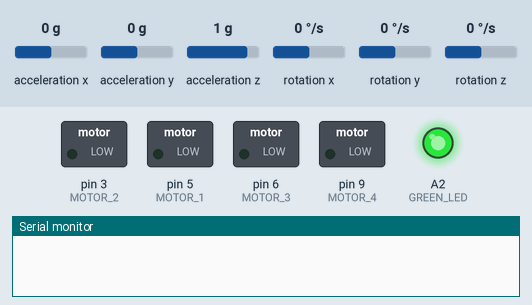
The sketch below on a simulated Arduino Uno, built with avr-gcc and run on an emulated ATmega328P. Parts: switched loads named in the sketch (green lamp = pin HIGH), output pins drawn as LEDs (lit = HIGH), the last lines printed to the serial monitor. Dashed ring = blinking. The test bench sets the inputs (shaded band); at power-on: rotation x 0 °/s, acceleration x 0 g, acceleration y 0 g, acceleration z 1 g, rotation y 0 °/s, rotation z 0 °/s.

Above: at 0.1 s.
At 2.2 s:
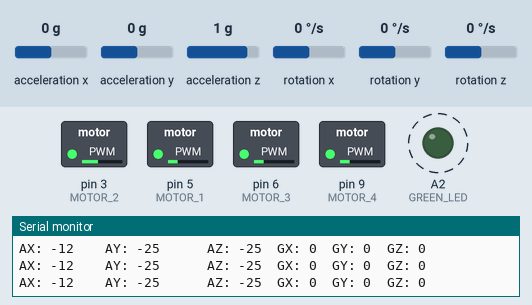
2.3 s: rotation x set to -192 °/s
Timing chart, 0 to 11.3 s (numbered marks = the images above; inputs shaded):
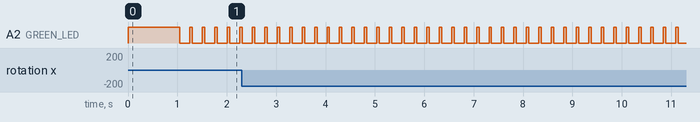

The sketch:

FourCopter.ino
```cpp
#include "Wire.h"
#include "LSM303.h"
#include "L3G.h"

// Pins for the two status LEDs
#define GREEN_LED A2
#define RED_LED -1


// Pin definitions for the four DRV8833 PWM motor channels.
#define MOTOR_1 5
#define MOTOR_2 3
#define MOTOR_3 6
#define MOTOR_4 9

// Time in milliseconds to wait between flashing the default LED when blinkLED() is called.
#define DEFAULT_BLINK_INTERVAL 500

// Time in seconds the accelerometer data will be smoothed over, and amount of time gyro is trusted (approx.)
#define FILTER_TIME_CONSTANT .99f

#define AX_CORRECTION 12
#define AY_CORRECTION 25
#define AZ_CORRECTION 25

// Proportional Integral Derivative algorithm gains
#define ANGLE_PID_P_GAIN 2.9f
#define ANGLE_PID_I_GAIN 0.0f//.0002f
#define ANGLE_PID_D_GAIN 0.03f//.2f
#define RATE_PID_P_GAIN 0.05f
#define RATE_PID_I_GAIN 0.0001f
#define RATE_PID_D_GAIN 0.0f

#define MIN_LIFTOFF_THROTTLE 50

L3G gyro;
LSM303 compass;

float target_pitch = 0, target_roll = 0, target_yaw = 0;
float current_pitch = 0, current_roll = 0, current_yaw = 0;
float pitch_error_integrator = 0, roll_error_integrator = 0;
float pitch_rate_error_integrator = 0, roll_rate_error_integrator = 0;

float target_pitch_rate = 0, target_roll_rate = 0, target_yaw_rate = 0;

float ax, ay, az, gx, gy, gz;
float last_gx = 0, last_gy = 0, last_gz = 0;

// Offsets used to steer the quad. Increasing pitch bias will cause
// positive torque around the pitch axis
int pitch_motor_bias = 0, roll_motor_bias = 0, yaw_motor_bias = 0;

// Motor outputs will be set to throttle value +/- the bias values above
int throttle = 0;

long dT = 0;
long lastMicros;

int printCounter = 0;
int throttleCounter = 0;
int pauseTimer = 0;
// Stores the current PWM values for each motor starting with 1 and ending with 4
// Any time analogWrite is called on one of the motor pins, this array should be updated
// so that a call to get the current motor output value will return the correct value.
int MOTOR_OUTPUTS[4] = { 0, 0, 0, 0 };

boolean motors_enabled = false;


void setup()
{
	pinMode(GREEN_LED, OUTPUT);
	if (RED_LED > 0)
	{
		pinMode(RED_LED, OUTPUT);
	}

	pinMode(MOTOR_1, OUTPUT);
	pinMode(MOTOR_2, OUTPUT);
	pinMode(MOTOR_3, OUTPUT);
	pinMode(MOTOR_4, OUTPUT);

	LedTest();
	Wire.begin();
	gyro.init();
	//compass.init();
	Serial.begin(9600);

	//MotorTest(100);
	gyro.enableDefault();
	//compass.enableDefault();
	enableMotors();
	Thrust(60);
	setMotor(2, 100);
	lastMicros = micros();
}

void loop()
{


	// Read data from the gyro and accelerometer
	gyro.read();
	//compass.read();
	/*
	long currentMicros = micros();
	dT = currentMicros - lastMicros;
	lastMicros = currentMicros;

	calculateOrientation();
	doPID();

	if (current_pitch < 1 && current_pitch > -1 && current_roll > -1 && current_roll < 1)
	{
		digitalWrite(GREEN_LED, HIGH);
		digitalWrite(RED_LED, LOW);
	}
	else if (current_pitch > 20 || current_pitch < -20)
	{
		digitalWrite(GREEN_LED, LOW);
		digitalWrite(RED_LED, HIGH);
		motors_enabled = false;
	}
	else
	{
		digitalWrite(GREEN_LED, LOW);
		digitalWrite(RED_LED, LOW);
	}
	*/
	printGyroAndCompassData();
	blinkLed(1, 200);
}

void doPID()
{
	int pitch_error = current_pitch - target_pitch;
	int roll_error = current_roll - target_roll;

	pitch_error_integrator += pitch_error;
	roll_error_integrator += roll_error;

	int pitchCorrection = (pitch_error * ANGLE_PID_P_GAIN) + (pitch_error_integrator * ANGLE_PID_I_GAIN) + (ax * ANGLE_PID_D_GAIN);
	int rollCorrection = (roll_error * ANGLE_PID_P_GAIN) + (roll_error_integrator * ANGLE_PID_I_GAIN) + (ay * ANGLE_PID_D_GAIN);

	target_pitch_rate = pitchCorrection;
	target_roll_rate = -rollCorrection;

	int pitch_rate_error =  target_pitch_rate - gy;
	int roll_rate_error =   gx - target_roll_rate;
	int yaw_rate_error = target_yaw_rate - gz;

	// Prevent integration of error if the copter is not airborn, otherwise
	// if the quad is not perfectly level when landed it will veer off course
	// once minimum takeoff throttle is reached
	if (throttle >= MIN_LIFTOFF_THROTTLE)
	{
		pitch_rate_error_integrator += pitch_rate_error;
		roll_rate_error_integrator += roll_rate_error;
	}


	int dgx = (gx - last_gx) / dT;
	int dgy = (gy - last_gy) / dT;
	int dgz = (gz - last_gz) / dT;

	int pitchRateCorrection = (pitch_rate_error * RATE_PID_P_GAIN) + (pitch_rate_error_integrator * RATE_PID_D_GAIN) + (dgx - RATE_PID_D_GAIN);
	int rollRateCorrection = (roll_rate_error * RATE_PID_P_GAIN) + (roll_rate_error_integrator * RATE_PID_D_GAIN) + (dgy - RATE_PID_D_GAIN);
	int yawRateCorrection = (yaw_rate_error * RATE_PID_P_GAIN);
	setMotorBias(pitchRateCorrection, rollRateCorrection, yawRateCorrection);
}

void calculateOrientation()
{


	// The gyro and accelerometer data in raw form has 4 unused bits, dividing by 16 yeilds
	// the value in milli-degrees and milli-g's.
	 ax = (compass.a.x / 16) - AX_CORRECTION;
	 ay = (compass.a.y / 16) - AY_CORRECTION;
	 az = (compass.a.z / 16) - AZ_CORRECTION;
	 gx = gyro.g.x / 16;
	 gy = gyro.g.y / 16;
	 gz = gyro.g.z / 16;


	float accelerometer_pitch_estimate = RAD_TO_DEG * asin(ax / 1000);
	if (isnan(accelerometer_pitch_estimate))
		accelerometer_pitch_estimate = 90;

	float accelerometer_roll_estimate = RAD_TO_DEG * asin(ay / 1000);
	if (isnan(accelerometer_roll_estimate))
		accelerometer_roll_estimate = 90;

	float gyro_pitch_estimate = current_pitch + (gx * dT / 1000000000);
	float gyro_roll_estimate = current_roll + (gy * dT /   1000000000);

	current_roll = FILTER_TIME_CONSTANT * gyro_roll_estimate;
	current_roll += (1.0f - FILTER_TIME_CONSTANT) * accelerometer_roll_estimate;

	current_pitch = FILTER_TIME_CONSTANT * gyro_pitch_estimate;
	current_pitch += (1.0f - FILTER_TIME_CONSTANT) * accelerometer_pitch_estimate;

	bool print = false;
	if (printCounter > 100 && print)
	{
		Serial.print("Pitch: ");
		Serial.print(current_pitch);
		Serial.print("Roll: ");
		Serial.println(current_roll);
		printCounter = 0;
	}
	else printCounter++;

}

void setMotorBias(int pitchBias, int rollBias, int yawBias)
{
	if (throttle > MIN_LIFTOFF_THROTTLE)
	{
		pitch_motor_bias = pitchBias;
		roll_motor_bias = rollBias;

		int motor1out = throttle - pitchBias + rollBias + yawBias;
		int motor2out = throttle + pitchBias + rollBias - yawBias;
		int motor3out = throttle + pitchBias - rollBias + yawBias;
		int motor4out = throttle - pitchBias - rollBias - yawBias;

		motor1out = max(min(motor1out, 254), 0);
		motor2out = max(min(motor2out, 254), 0);
		motor3out = max(min(motor3out, 254), 0);
		motor4out = max(min(motor4out, 254), 0);

		setMotor(1, motor1out);
		setMotor(2, motor2out);
		setMotor(3, motor3out);
		setMotor(4, motor4out);
	}
}


int getIntInRange(int integer, int lower, int upper)
{
	return max(min(integer, upper), lower);
}

void printGyroAndCompassData()
{
	Serial.print("AX: ");
	Serial.print((compass.a.x / 16) - AX_CORRECTION);
	Serial.print("\t\tAY: ");
	Serial.print((compass.a.y / 16) - AY_CORRECTION);
	Serial.print("\t\t  AZ: ");
	Serial.print((compass.a.z / 16)- AZ_CORRECTION);
	Serial.print("\tGX: ");
	Serial.print(gyro.g.x / 16);
	Serial.print("\tGY: ");
	Serial.print(gyro.g.y / 16);
	Serial.print("\tGZ: ");
	Serial.println(gyro.g.z / 16);
}

// This method should be called, rather than analogWrite, when
// the current PWM value of one of the motors is to be set.
void setMotor(int motor, int value)
{
	// check to make sure method is being called on one of the 4 motors
	if (motor > 4 || motor < 1)
		return;

	MOTOR_OUTPUTS[motor - 1] = value;

	switch (motor)
	{
		case 1:
			analogWrite(MOTOR_1, value);
			break;
		case 2:
			analogWrite(MOTOR_2, value);
			break;
		case 3:
			analogWrite(MOTOR_3, value);
			break;
		case 4:
			analogWrite(MOTOR_4, value);
			break;
	}

}

void setTargetPitch(float degrees)
{
	target_pitch = degrees;
}

void setTargetRoll(float degrees)
{
	target_roll = degrees;
}

void setTargetYaw(float degrees)
{
	target_yaw = degrees;
}

void LedTest()
{
	digitalWrite(GREEN_LED, HIGH);
	delay(1000);
	digitalWrite(GREEN_LED, LOW);
}

void MotorTest(int throttle)
{
	int delayInterval = 1000;
	int blinkDelay = 200;
	delay(delayInterval);
	blinkLed(1, blinkDelay);
	analogWrite(MOTOR_1, throttle);
	delay(delayInterval);
	analogWrite(MOTOR_1, 0);
	blinkLed(2, blinkDelay);
	analogWrite(MOTOR_2, throttle);
	delay(delayInterval);
	analogWrite(MOTOR_2, 0);
	blinkLed(3, blinkDelay);
	analogWrite(MOTOR_3, throttle);
	delay(delayInterval);
	analogWrite(MOTOR_3, 0);
	blinkLed(4, blinkDelay);
	analogWrite(MOTOR_4, throttle);
	delay(delayInterval);
	analogWrite(MOTOR_4, 0);
}

void enableMotors()
{
	motors_enabled = true;
}

void disableMotors()
{
	motors_enabled = false;
}

void Thrust(int thrust)
{
	if (thrust < 0 || thrust > 254)
		return;

	int output = 0;
	throttle = thrust;

	if (!motors_enabled)
	{
		output = 0;
	}
	else
	{
		output = throttle;
	}

	setMotor(1, output);
	setMotor(2, output);
	setMotor(3, output);
	setMotor(4, output);
}

void blinkLed(int times, int del)
{
	for (int i = 0; i < times; i++)
	{
		digitalWrite(GREEN_LED, HIGH);
		delay(del/4);
		digitalWrite(GREEN_LED, LOW);
		delay(del);
	}
}
```

Measured:
- by itself, A2 (GREEN_LED): alternates HIGH for 0.05 s and LOW for 0.20 s
